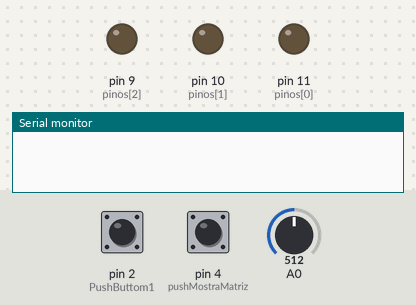
This sketch was run on a simulated Arduino Uno, built with avr-gcc and run on an emulated ATmega328P. Parts: output pins drawn as LEDs (lit = HIGH), the last lines printed to the serial monitor. Inputs (shaded band) come from the test bench; at power-on: pin 2 (PushButtom1) LOW, pin 4 (pushMostraMatriz) LOW, A0 = 512.

Above: at 1.2 s.
1.3 s: pin 2 (PushButtom1) pulled HIGH for 0.15 s
At 1.6 s:
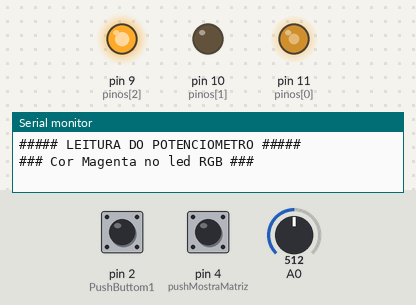
2.9 s: pin 4 (pushMostraMatriz) pulled HIGH for 0.15 s
4.5 s: pin 2 (PushButtom1) driven HIGH and pin 4 (pushMostraMatriz) driven HIGH
7.5 s: A0 set to 551
10.5 s: A0 set to 578
At 11.7 s:
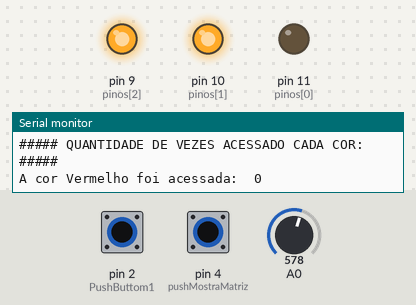
12.6 s: A0 set to 716
At 14.1 s:
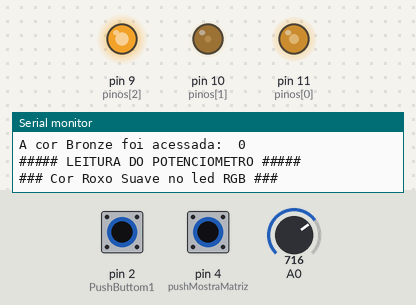
Timing chart, 0 to 15.6 s (numbered marks = the images above; inputs shaded):
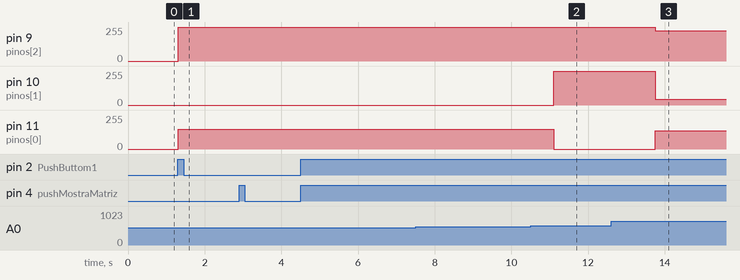

Measured:
- the behaviour switches between 568 and 569 on A0 (found by bisection; images 1 and 2)
- after the input at 1.3 s, pin 9 (pinos[2]): 0/255 → 255/255 at once; pin 11 (pinos[0]): 0/255 → 150/255 at once
- after the input at 10.5 s, pin 10 (pinos[1]): 0/255 → 255/255 after 0.61 s; pin 11 (pinos[0]): 150/255 → 0/255 after 0.61 s
- after the input at 12.6 s, pin 9 (pinos[2]): 255/255 → 226/255 after 1.2 s; pin 10 (pinos[1]): 255/255 → 43/255 after 1.2 s; pin 11 (pinos[0]): 0/255 → 138/255 after 1.2 s

The sketch:

STRUCT.ino
```cpp
/*STRUCT = AGRUPA VARIAVEIS DIVERSAS (INT, FLOAT E STRING):
struct  abc_type{
  int a;
  float b;
  String c;
}abc_array[10]; // ponto e virgula após definir o tamanho das linhas

void setup() {
  Serial.begin(9600);
  for (int i = 0; i<10; i++){
    // int | float | str
    abc_array[i].a = i;
    abc_array[i].b = i*random(1,5);
    abc_array[i].c = "b*10: " + String((abc_array[i].b )*0.10);
  }
}

void loop() {
  for (int i = 0; i<10; i++){
    Serial.print ("  A: " + String(abc_array[i].a));
    Serial.print (" -B: " + String(abc_array[i].b));
    Serial.print (" -C:") + Serial.println(abc_array[i].c);
    delay(1000);
  }

}*/

struct rgb_types{
  int r,g,b,cont;
  String cor;
  } rgb_array[10];

int linha = 0;
int pinos[] = {11, 10, 9}; //R | G | B
int PushButtom1 = 2;
int pushMostraMatriz = 4;

void liga_led(int linha){
  for (int x=0; x <10; x++){
      if (x == linha){
        Serial.println("### Cor " + String(rgb_array[x].cor) + " no led RGB ###");
        analogWrite(pinos[0], rgb_array[x].r);
        analogWrite(pinos[1], rgb_array[x].g);
        analogWrite(pinos[2], rgb_array[x].b);
        rgb_array[linha].cont++;
      }
    }
}

void LeituraPotenciometro() {
  Serial.println("##### LEITURA DO POTENCIOMETRO #####");
  linha = map(analogRead(A0), 0, 1023, 0, 9); // só 1 a 10
}

void Matriz_mostra() {
Serial.println("");
  Serial.println("##### QUANTIDADE DE VEZES ACESSADO CADA COR: #####");
  for (int i = 0; i <10 ; i++) {
    Serial.print("A cor " +String(rgb_array[i].cor));
    Serial.println(" foi acessada:  " + String(rgb_array[i].cont));
  }
}

void setup() {
  rgb_array[0].r = 255;
  rgb_array[0].g = 0;
  rgb_array[0].b = 0;
  rgb_array[0].cont = 0;
  rgb_array[0].cor = "Vermelho";

  rgb_array[1].r = 0;
  rgb_array[1].g = 255;
  rgb_array[1].b = 0;
  rgb_array[1].cont = 0;
  rgb_array[1].cor = "Verde";

  rgb_array[2].r = 0;
  rgb_array[2].g = 0;
  rgb_array[2].b = 255;
  rgb_array[2].cont = 0;
  rgb_array[2].cor = "Azul";

  rgb_array[3].r = 180;
  rgb_array[3].g = 210;
  rgb_array[3].b = 0;
  rgb_array[3].cont = 0;
  rgb_array[3].cor = "Amarelo";

  rgb_array[4].r = 150;
  rgb_array[4].g = 0;
  rgb_array[4].b = 255;
  rgb_array[4].cont = 0;
  rgb_array[4].cor = "Magenta";

  rgb_array[5].r = 0;
  rgb_array[5].g = 255;
  rgb_array[5].b = 255;
  rgb_array[5].cont = 0;
  rgb_array[5].cor = "Ciano";

  rgb_array[6].r = 138;
  rgb_array[6].g = 43;
  rgb_array[6].b = 226;
  rgb_array[6].cor = "Roxo Suave";

  rgb_array[7].r = 255;
  rgb_array[7].g = 165;
  rgb_array[7].b = 0;
  rgb_array[7].cont = 0;
  rgb_array[7].cor = "Laranja";

  rgb_array[8].r = 170;
  rgb_array[8].g = 215;
  rgb_array[8].b = 255;
  rgb_array[8].cont = 0;
  rgb_array[8].cor = "Branco";

  rgb_array[9].r = 139;
  rgb_array[9].g = 143;
  rgb_array[9].b = 87;
  rgb_array[9].cor = "Bronze";

for (int i = 0; i < 3; i++) { // só 3 pinos
    pinMode(pinos[i], OUTPUT);
  }
  pinMode(PushButtom1, INPUT);
  pinMode(pushMostraMatriz, INPUT);
  Serial.begin(9600);
}

void loop() { // CHAMADOR DE FUNÇÕES
  if (digitalRead(PushButtom1) == HIGH) {
    LeituraPotenciometro();
    liga_led(linha);
    delay(500);
  }
  if (digitalRead(pushMostraMatriz) == HIGH) {
    Matriz_mostra();
    delay(500);
  }
}
```
